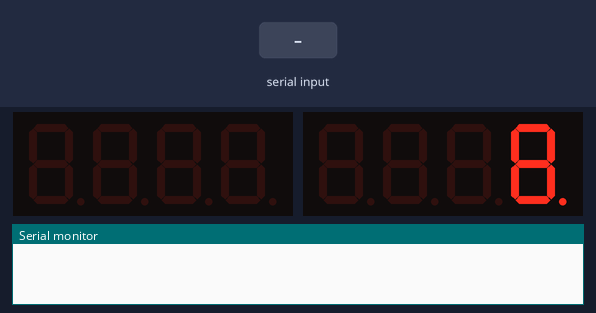
The sketch below on a simulated Arduino Uno, built with avr-gcc and run on an emulated ATmega328P. On the bench: 2 × 4-digit seven-segment display, the last lines printed to the serial monitor. The test bench sets the inputs (shaded band).

Above: at 1.5 s.
2.9 s: "1" received over Serial
At 3.5 s:
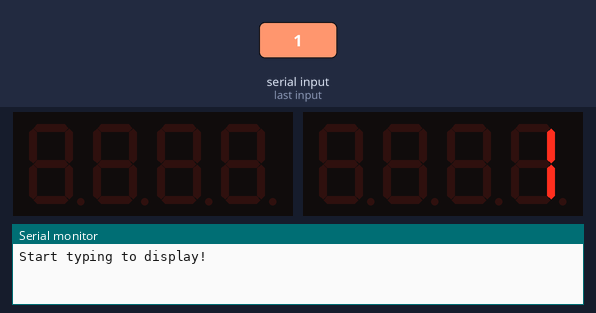
4.4 s: "0" received over Serial
At 4.7 s:
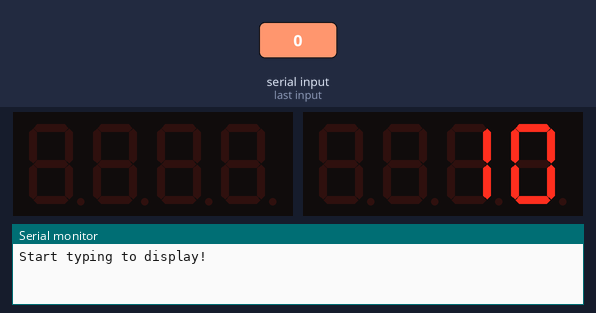
5.9 s: "2" received over Serial
At 7.0 s:
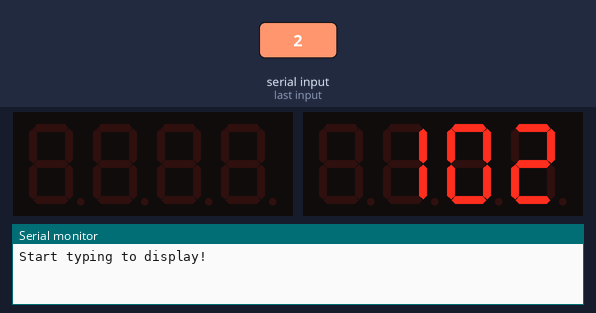
Timing chart, 0 to 8.9 s (numbered marks = the images above; inputs shaded):
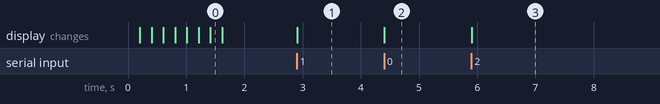

Measured:
- after the input at 2.9 s, the display: changes at once (image 1)
- after the input at 4.4 s, the display: changes at once (image 2)
- after the input at 5.9 s, the display: changes at once (image 3)

The sketch:

Alphanumeric_proof_of_concept.ino
```cpp
// Demo the quad alphanumeric display LED backpack kit
// scrolls through every character, then scrolls Serial
// input onto the display
// 2/3/16: Updated by RDP to use two side-by-side 4-char displays
// Use the solder jumpers on the board to set each board's address in the
// range 0x70 thru 0x77, for up to 8 four-char displays.

// IMPORTANT: Decimal places are just a little tricky.  They don't display
// as a separate character, and  you wouldn't want them to!
// There is a third, optional argument to writeDigitAscii. If you pass true,
// it will light the decimal point to the lower right of the character. if
// you pass false (the default), the decimal point will remain off.
// https://forums.adafruit.com/viewtopic.php?f=47&t=60051

#include <Wire.h>
#include "Adafruit_LEDBackpack.h"   // Required for alphanumeric displays on control panel.
// Important: #include "Adafruit_GFX.h" is contained in Adafruit_LEDBackpack.h, so we don't need an #include statement
// here, but we do need Adafruit_GFX.h to be in our library.

Adafruit_AlphaNum4 alpha4Left = Adafruit_AlphaNum4();    // Left-most 4 characters
Adafruit_AlphaNum4 alpha4Right = Adafruit_AlphaNum4();   // Right-most 4 characters

void setup() {
  Serial.begin(115200);

  alpha4Left.begin(0x70);  // pass in the address
  alpha4Right.begin(0x71);  // pass in the address

  alpha4Left.writeDigitRaw(3, 0x0);
  alpha4Left.writeDigitRaw(0, 0xFFFF);
  alpha4Left.writeDisplay();
  delay(200);
  alpha4Left.writeDigitRaw(0, 0x0);
  alpha4Left.writeDigitRaw(1, 0xFFFF);
  alpha4Left.writeDisplay();
  delay(200);
  alpha4Left.writeDigitRaw(1, 0x0);
  alpha4Left.writeDigitRaw(2, 0xFFFF);
  alpha4Left.writeDisplay();
  delay(200);
  alpha4Left.writeDigitRaw(2, 0x0);
  alpha4Left.writeDigitRaw(3, 0xFFFF);
  alpha4Left.writeDisplay();
  delay(200);
  alpha4Left.clear();
  alpha4Left.writeDisplay();

  alpha4Right.writeDigitRaw(3, 0x0);
  alpha4Right.writeDigitRaw(0, 0xFFFF);
  alpha4Right.writeDisplay();
  delay(200);
  alpha4Right.writeDigitRaw(0, 0x0);
  alpha4Right.writeDigitRaw(1, 0xFFFF);
  alpha4Right.writeDisplay();
  delay(200);
  alpha4Right.writeDigitRaw(1, 0x0);
  alpha4Right.writeDigitRaw(2, 0xFFFF);
  alpha4Right.writeDisplay();
  delay(200);
  alpha4Right.writeDigitRaw(2, 0x0);
  alpha4Right.writeDigitRaw(3, 0xFFFF);
  alpha4Right.writeDisplay();
  delay(200);

  alpha4Right.clear();
  alpha4Right.writeDisplay();

/*  // display every character,
  for (uint8_t i='!'; i<='z'; i++) {
    alpha4Left.writeDigitAscii(0, i);
    alpha4Left.writeDigitAscii(1, i+1);
    alpha4Left.writeDigitAscii(2, i+2);
    alpha4Left.writeDigitAscii(3, i+3);
    alpha4Left.writeDisplay();

    delay(300);
  }
*/
Serial.println("Start typing to display!");
}


char displaybuffer[8] = {' ', ' ', ' ', ' ',' ', ' ', ' ', ' '};

void loop() {
  while (! Serial.available()) return;

  char c = Serial.read();
  if (! isprint(c)) return; // only printable!

  // scroll down display
  displaybuffer[0] = displaybuffer[1];
  displaybuffer[1] = displaybuffer[2];
  displaybuffer[2] = displaybuffer[3];
  displaybuffer[3] = displaybuffer[4];
  displaybuffer[4] = displaybuffer[5];
  displaybuffer[5] = displaybuffer[6];
  displaybuffer[6] = displaybuffer[7];
  displaybuffer[7] = c;

  // set every digit to the buffer
  alpha4Left.writeDigitAscii(0, displaybuffer[0]);
  alpha4Left.writeDigitAscii(1, displaybuffer[1]);
  alpha4Left.writeDigitAscii(2, displaybuffer[2]);
  alpha4Left.writeDigitAscii(3, displaybuffer[3]);
  alpha4Right.writeDigitAscii(0, displaybuffer[4]);
  alpha4Right.writeDigitAscii(1, displaybuffer[5]);
  alpha4Right.writeDigitAscii(2, displaybuffer[6]);
  alpha4Right.writeDigitAscii(3, displaybuffer[7]);

  // write it out!
  alpha4Left.writeDisplay();
  alpha4Right.writeDisplay();
  delay(200);
}
```
